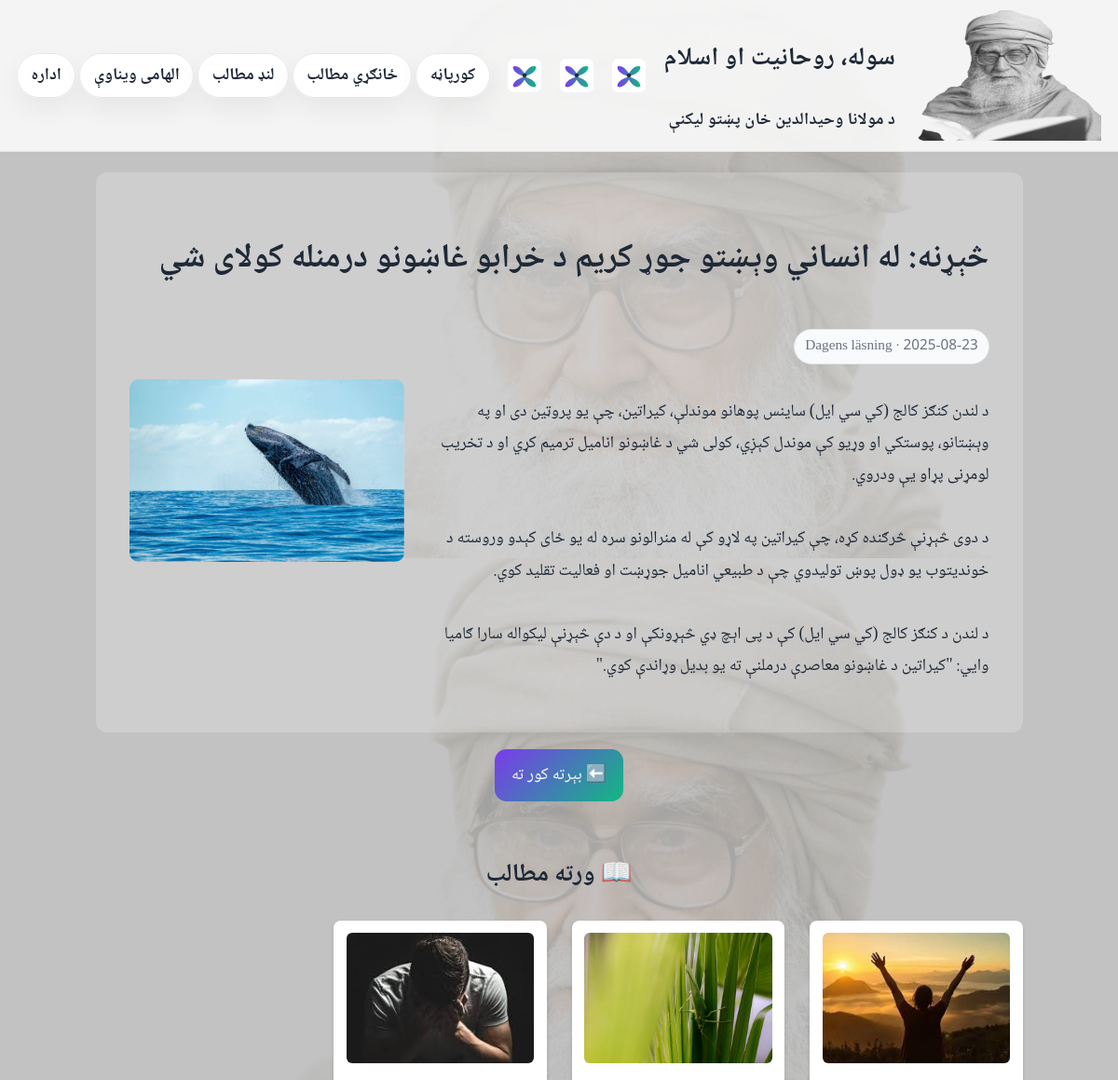
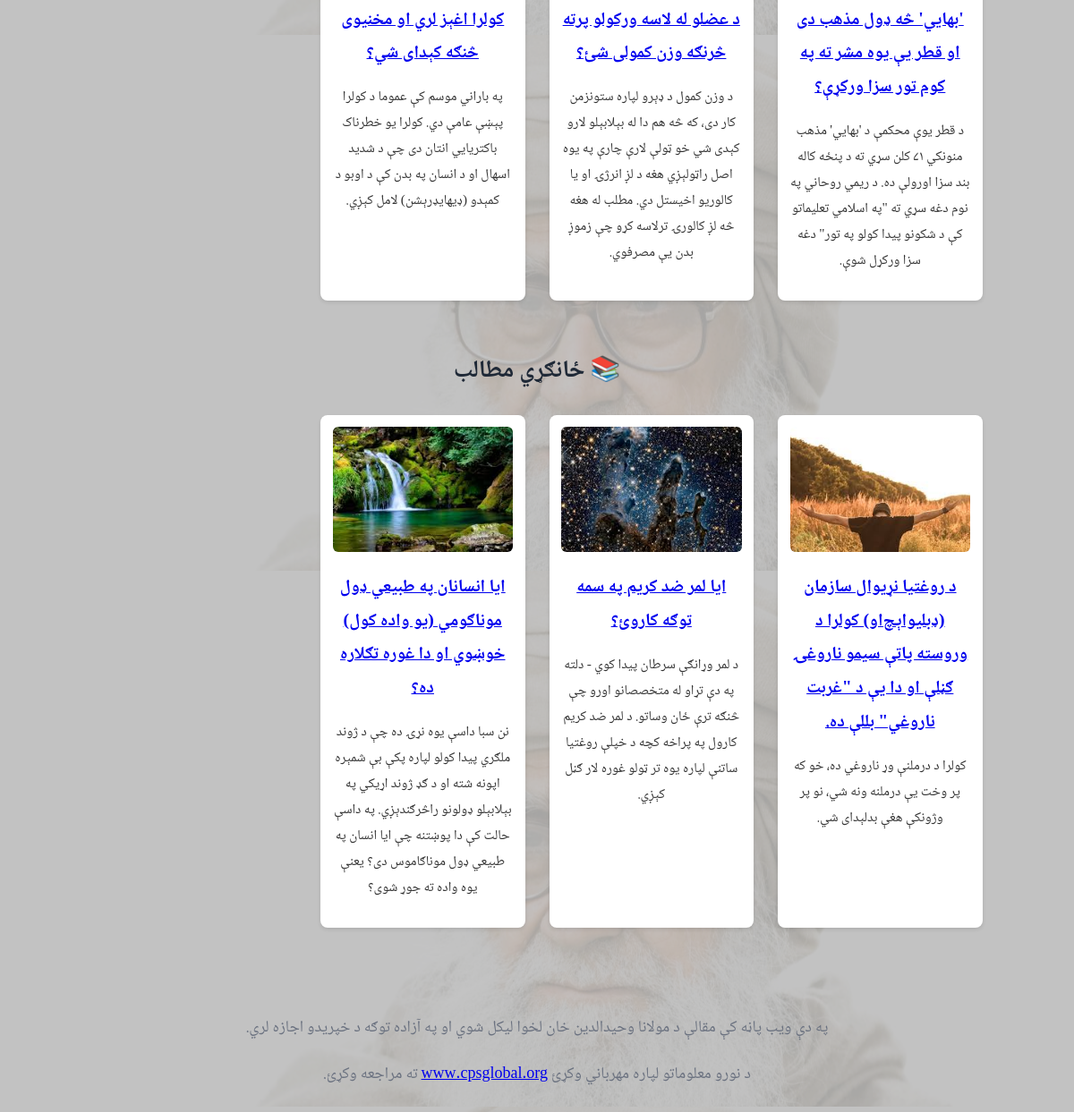
The page /article.php?id=11 on the database its author committed (2 pictures, top to bottom).
### tables this page shows
CREATE TABLE articles (
    id INTEGER PRIMARY KEY AUTOINCREMENT,
    title TEXT NOT NULL,
    excerpt TEXT,
    content TEXT NOT NULL,
    category TEXT,
    image TEXT,
    date TEXT DEFAULT (date('now'))
);

### article.php (the view, shortened to what this page needs)
<?php
$db = new SQLite3(__DIR__ . '/data.db');
$id = $_GET['id'] ?? 0;
$stmt = $db->prepare("SELECT * FROM articles WHERE id=:id");
$stmt->bindValue(':id',$id,SQLITE3_INTEGER);
$res = $stmt->execute();
$article = $res->fetchArray(SQLITE3_ASSOC);
$relatedDaily = $db->query("SELECT id,title,excerpt,image FROM articles WHERE category='Dagens läsning' AND id != $id ORDER BY RANDOM() LIMIT 3");
$relatedWeekly = $db->query("SELECT id,title,excerpt,image FROM articles WHERE category='Veckans läsning' AND id != $id ORDER BY RANDOM() LIMIT 3");
?>
<!doctype html>
<html lang="ps" dir="rtl">
<head>
<link rel="stylesheet" href="styles.css">
</head>
<body>
<?php include 'nav.php'; ?>
<main class="container">
  <div class="article-container">
    <h1><?php echo htmlspecialchars($article['title']); ?></h1>
    <p class="badge"><?php echo htmlspecialchars($article['date']); ?> · <?php echo htmlspecialchars($article['category']); ?></p>
    <div class="article-layout">
      <div class="article-text">
        <p><?php echo nl2br(htmlspecialchars($article['content'])); ?></p>
      </div>
      <?php if ($article['image']): ?>
      <div class="article-image">
        <img src="<?php echo htmlspecialchars($article['image']); ?>" alt="">
      </div>
      <?php endif; ?>
    </div>
  </div>
  <p style="text-align:center;margin-top:1rem">
    <a class="btn" href="index.php">⬅️ بېرته کور ته</a>
  </p>
  <div class="related-section">
    <h2>📖 ورته مطالب</h2>
    <div class="related-grid">
      <?php while ($row = $relatedDaily->fetchArray(SQLITE3_ASSOC)): ?>
        <div class="related-card">
          <img src="<?php echo htmlspecialchars($row['image'] ?: 'assets/fallback.jpg'); ?>" alt="">
          <h4><a href="article.php?id=<?php echo $row['id']; ?>"><?php echo htmlspecialchars($row['title']); ?></a></h4>
          <p><?php echo htmlspecialchars($row['excerpt']); ?></p>
        </div>
      <?php endwhile; ?>
    </div>
  </div>
  <div class="related-section">
    <h2>📚 ځانګړي مطالب</h2>
    <div class="related-grid">
      <?php while ($row = $relatedWeekly->fetchArray(SQLITE3_ASSOC)): ?>
        <div class="related-card">
          <img src="<?php echo htmlspecialchars($row['image'] ?: 'assets/fallback.jpg'); ?>" alt="">
          <h4><a href="article.php?id=<?php echo $row['id']; ?>"><?php echo htmlspecialchars($row['title']); ?></a></h4>
          <p><?php echo htmlspecialchars($row['excerpt']); ?></p>
        </div>
      <?php endwhile; ?>
    </div>
  </div>
</main>
<?php include 'footer.php'; renderFooter(); ?>
</body>
</html>

### styles.css (style rules this page uses)
:root { --bg:#f7fafc;--ink:#1f2937;--muted:#6b7280;--card:#fff;--border:#e5e7eb;--accent:#7c3aed;--accent2:#10b981;--shadow:0 12px 28px rgba(0,0,0,.06) }
* { box-sizing:border-box }
html { font-size:18px }
body { margin:0;color:var(--ink);background:radial-gradient(1200px 800px at 80% -20%,#eef2ff 0%,var(--bg) 40%) fixed;font-family:"Noto Naskh Arabic","Scheherazade New",serif;line-height:1.9;direction:rtl }
.container { max-width:1040px;margin:0 auto;padding:1.25rem }
.badge { display:inline-block;padding:.2rem .6rem;border:1px solid var(--border);border-radius:999px;background:#f8fafc;color:var(--muted);font-size:.85rem }
a.btn { display:inline-block;text-decoration:none;background:linear-gradient(135deg,var(--accent),var(--accent2));color:#fff;padding:.6rem 1rem;border-radius:.7rem;box-shadow:var(--shadow) }

### article.php (style rules this page uses)
body { background: url('assets/pattern-light.png') repeat; }
.article-container { background: rgba(255,255,255,0.2); border-radius: 12px; padding: 2rem; margin-top: 0.01rem; }
.article-layout { display: flex; flex-direction: row; gap: 2rem; align-items: flex-start; }
.article-text { flex: 2; }
.article-image { flex: 1; }
.article-image img { max-width: 100%; border-radius: 10px; }
.related-section { margin-top: 3rem; text-align:center; }
.related-grid { display: grid; grid-template-columns: repeat(auto-fill,minmax(220px,1fr)); gap: 1.5rem; justify-items: center; }
.related-card { background: rgba(255,255,255,1); padding: .75rem; border-radius: 8px; box-shadow: 0 2px 4px rgba(0,0,0,0.1); transition: transform .2s; width: 100%; max-width: 250px; text-align: center; }
.related-card img { width: 100%; height: 140px; object-fit: cover; border-radius: 6px; }
.related-card h4 { margin: .5rem 0 .25rem; font-size: 1.1rem; }
.related-card p { font-size: .85rem; color: #333; }

### rows shown on the page
articles: title "څېړنه: له انساني وېښتو جوړ کریم د خرابو غاښونو درمنله کولای شي", category "Dagens läsning", content "د لندن کنګز کالج (کي سي ایل) ساینس پوهانو موندلې، کیراتین، چې یو پروټین دی او په وېښتانو، پوستکي او وړیو کې موندل کېږي، کولی شي د غاښونو انامیل ترمیم کړي او د تخریب لومړنی پړاو یې ودروي. د دوی څېړنې څرګنده کړه، چې کیراتین په لاړو کې له منرالونو سره له یو ځای کېدو وروسته د خوندیتوب یو ډول پوښ تولیدوي چې د طبیعي انامیل جوړښت او فعالیت تقلید کوي. د لندن د کنګز کالج (کي سي ایل) کې د پی اېچ ډي څېړونکې او د دې څېړنې لیکواله سارا ګامیا وايي: \"کیراتین د غاښونو معاصرې درملنې ته یو بدیل وړاندې کوي.\"", image (picture)
articles: image (picture), title "'بهايي' څه ډول مذهب دی او قطر یې یوه مشر ته په کوم تور سزا ورکړې؟", excerpt "د قطر یوې محکمې د 'بهايي' مذهب منونکي ۷۱ کلن سړي ته د پنځه کاله بند سزا اورولې ده. د ریمي روحاني په نوم دغه سړي ته \"په اسلامي تعلیماتو کې د شکونو پيدا کولو په تور\" دغه سزا ورکړل شوې."
articles: image (picture), title "د عضلو له لاسه ورکولو پرته څرنګه وزن کمولی شئ؟", excerpt "د وزن کمول د ډېرو لپاره ستونزمن کار دی، که څه هم دا له بېلابېلو لارو کېدی شي خو ټولې لارې چارې په يوه اصل راټولېږي هغه د لږ انرژۍ او یا کالوریو اخيستل دي. مطلب له هغه څه لږ کالورۍ ترلاسه کړو چې زموږ بدن يې مصرفوي."
articles: image (picture), title "کولرا اغېز لري او مخنیوی څنګه کېدای شي؟", excerpt "په باراني موسم کې عموما د کولرا پېښې عامې دي. کولرا یو خطرناک باکتریایي انتان دی چې د شدید اسهال او د انسان په بدن کې د اوبو د کمېدو (ډیهایډرېشن) لامل کېږي."
articles: image (picture), title "د روغتیا نړیوال سازمان (ډبلیو‌اېچ‌او) کولرا د وروسته پاتې سیمو ناروغۍ ګڼلې او دا یې د \"غربت ناروغي\" بللې ده.", excerpt "کولرا د درملنې وړ ناروغي ده، خو که پر وخت یې درملنه ونه شي، نو پر وژونکې هغې بدلېدای شي."
articles: image (picture), title "ایا لمر ضد کریم په سمه توګه کاروئ؟", excerpt "د لمر وړانګې سرطان پیدا کوي - دلته په دې تړاو له متخصصانو اورو چې څنګه ترې ځان وساتو.‌ د لمر ضد کریم کارول په پراخه کچه د خپلې روغتیا ساتنې لپاره یوه تر ټولو غوره لار ګڼل کېږي."
articles: image (picture), title "ایا انسانان په طبیعي ډول موناګومي (یو واده کول) خوښوي او دا غوره تګلاره ده؟", excerpt "نن سبا داسې یوه نړۍ ده چې د ژوند ملګري پیدا کولو لپاره پکې بې شمېره اپونه شته او د ګډ ژوند اړیکي په بېلابېلو ډولونو راڅرګندېږي. په داسې حالت کې دا پوښتنه چې ایا انسان په طبیعي ډول موناګاموس دی؟ یعنې یوه واده ته جوړ شوی؟"
